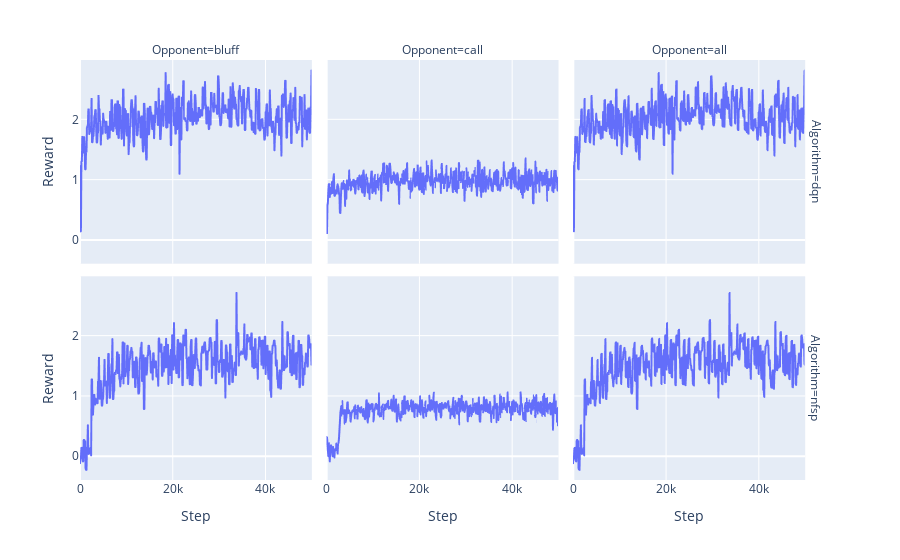

This figure's notebook cell:
### Code cell
data = df.copy().drop(columns='level_3')
data = data[data['Model'] == 'mlp']
px.line(data, x='Step', y='Reward', facet_row='Algorithm', facet_col='Opponent').show()

### Figure 1 — Plotly figure (JSON) as saved in the notebook; plotly's stock layout.template omitted (floating-point values rounded to 4 significant figures; data arrays with more than 128 entries replaced by an {"elided": "..."} marker saying what was removed)
{"data": [{"hovertemplate": "Algorithm=dqn<br>Opponent=bluff<br>Step=%{x}<br>Reward=%{y}<extra></extra>", "legendgroup": "", "line": {"color": "#636efa", "dash": "solid"}, "marker": {"symbol": "circle"}, "mode": "lines", "name": "", "showlegend": false, "type": "scattergl", "x": {"elided": "501 int values"}, "xaxis": "x4", "y": {"elided": "501 float values"}, "yaxis": "y4"}, {"hovertemplate": "Algorithm=dqn<br>Opponent=call<br>Step=%{x}<br>Reward=%{y}<extra></extra>", "legendgroup": "", "line": {"color": "#636efa", "dash": "solid"}, "marker": {"symbol": "circle"}, "mode": "lines", "name": "", "showlegend": false, "type": "scattergl", "x": {"elided": "501 int values"}, "xaxis": "x5", "y": {"elided": "501 float values"}, "yaxis": "y5"}, {"hovertemplate": "Algorithm=dqn<br>Opponent=all<br>Step=%{x}<br>Reward=%{y}<extra></extra>", "legendgroup": "", "line": {"color": "#636efa", "dash": "solid"}, "marker": {"symbol": "circle"}, "mode": "lines", "name": "", "showlegend": false, "type": "scattergl", "x": {"elided": "501 int values"}, "xaxis": "x6", "y": {"elided": "501 float values"}, "yaxis": "y6"}, {"hovertemplate": "Algorithm=nfsp<br>Opponent=bluff<br>Step=%{x}<br>Reward=%{y}<extra></extra>", "legendgroup": "", "line": {"color": "#636efa", "dash": "solid"}, "marker": {"symbol": "circle"}, "mode": "lines", "name": "", "showlegend": false, "type": "scattergl", "x": {"elided": "501 int values"}, "xaxis": "x", "y": {"elided": "501 float values"}, "yaxis": "y"}, {"hovertemplate": "Algorithm=nfsp<br>Opponent=call<br>Step=%{x}<br>Reward=%{y}<extra></extra>", "legendgroup": "", "line": {"color": "#636efa", "dash": "solid"}, "marker": {"symbol": "circle"}, "mode": "lines", "name": "", "showlegend": false, "type": "scattergl", "x": {"elided": "501 int values"}, "xaxis": "x2", "y": {"elided": "501 float values"}, "yaxis": "y2"}, {"hovertemplate": "Algorithm=nfsp<br>Opponent=all<br>Step=%{x}<br>Reward=%{y}<extra></extra>", "legendgroup": "", "line": {"color": "#636efa", "dash": "solid"}, "marker": {"symbol": "circle"}, "mode": "lines", "name": "", "showlegend": false, "type": "scattergl", "x": {"elided": "501 int values"}, "xaxis": "x3", "y": {"elided": "501 float values"}, "yaxis": "y3"}], "layout": {"annotations": [{"font": {}, "showarrow": false, "text": "Opponent=bluff", "x": 0.1567, "xanchor": "center", "xref": "paper", "y": 1, "yanchor": "bottom", "yref": "paper"}, {"font": {}, "showarrow": false, "text": "Opponent=call", "x": 0.49, "xanchor": "center", "xref": "paper", "y": 1, "yanchor": "bottom", "yref": "paper"}, {"font": {}, "showarrow": false, "text": "Opponent=all", "x": 0.8233, "xanchor": "center", "xref": "paper", "y": 1, "yanchor": "bottom", "yref": "paper"}, {"font": {}, "showarrow": false, "text": "Algorithm=nfsp", "textangle": 90, "x": 0.98, "xanchor": "left", "xref": "paper", "y": 0.2425, "yanchor": "middle", "yref": "paper"}, {"font": {}, "showarrow": false, "text": "Algorithm=dqn", "textangle": 90, "x": 0.98, "xanchor": "left", "xref": "paper", "y": 0.7575, "yanchor": "middle", "yref": "paper"}], "legend": {"tracegroupgap": 0}, "margin": {"t": 60}, "xaxis": {"anchor": "y", "domain": [0, 0.3133], "title": {"text": "Step"}}, "xaxis2": {"anchor": "y2", "domain": [0.3333, 0.6467], "matches": "x", "title": {"text": "Step"}}, "xaxis3": {"anchor": "y3", "domain": [0.6667, 0.98], "matches": "x", "title": {"text": "Step"}}, "xaxis4": {"anchor": "y4", "domain": [0, 0.3133], "matches": "x", "showticklabels": false}, "xaxis5": {"anchor": "y5", "domain": [0.3333, 0.6467], "matches": "x", "showticklabels": false}, "xaxis6": {"anchor": "y6", "domain": [0.6667, 0.98], "matches": "x", "showticklabels": false}, "yaxis": {"anchor": "x", "domain": [0, 0.485], "title": {"text": "Reward"}}, "yaxis2": {"anchor": "x2", "domain": [0, 0.485], "matches": "y", "showticklabels": false}, "yaxis3": {"anchor": "x3", "domain": [0, 0.485], "matches": "y", "showticklabels": false}, "yaxis4": {"anchor": "x4", "domain": [0.515, 1], "matches": "y", "title": {"text": "Reward"}}, "yaxis5": {"anchor": "x5", "domain": [0.515, 1], "matches": "y", "showticklabels": false}, "yaxis6": {"anchor": "x6", "domain": [0.515, 1], "matches": "y", "showticklabels": false}}}
